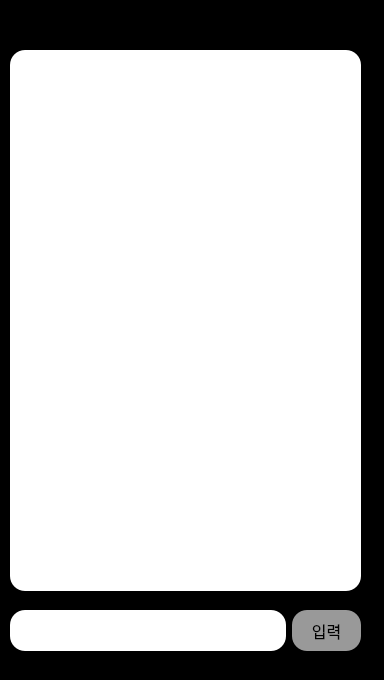
     <widget class="QWidget" name="page_9">
      <property name="styleSheet">
       <string notr="true">background-color: rgb(0, 0, 0);</string>
      </property>
      <widget class="QPushButton" name="Btn_Marcket_Back_5">
       <property name="geometry">
        <rect>
         <x>0</x>
         <y>0</y>
         <width>50</width>
         <height>50</height>
        </rect>
       </property>
       <property name="styleSheet">
        <string notr="true">border-image: url(:/Image/Back_White.png);</string>
       </property>
       <property name="text">
        <string/>
       </property>
       <property name="iconSize">
        <size>
         <width>50</width>
         <height>50</height>
        </size>
       </property>
       <property name="flat">
        <bool>true</bool>
       </property>
      </widget>
      <widget class="QLabel" name="label_20">
       <property name="geometry">
        <rect>
         <x>0</x>
         <y>40</y>
         <width>375</width>
         <height>631</height>
        </rect>
       </property>
       <property name="styleSheet">
        <string notr="true">background-color: rgb(0, 0, 0);
border-radius:10px;
</string>
       </property>
       <property name="text">
        <string/>
       </property>
      </widget>
      <widget class="QWidget" name="layoutWidget">
       <property name="geometry">
        <rect>
         <x>10</x>
         <y>610</y>
         <width>351</width>
         <height>41</height>
        </rect>
       </property>
       <layout class="QHBoxLayout" name="horizontalLayout_14" stretch="8,2">
        <item>
         <widget class="QLineEdit" name="LEInputMSG">
          <property name="sizePolicy">
           <sizepolicy hsizetype="Expanding" vsizetype="Expanding">
            <horstretch>0</horstretch>
            <verstretch>0</verstretch>
           </sizepolicy>
          </property>
          <property name="font">
           <font>
            <pointsize>12</pointsize>
           </font>
          </property>
          <property name="styleSheet">
           <string notr="true">border-radius:15px;
background-color: rgb(255, 255, 255);</string>
          </property>
         </widget>
        </item>
        <item>
         <widget class="QPushButton" name="BtnInput">
          <property name="sizePolicy">
           <sizepolicy hsizetype="Minimum" vsizetype="Expanding">
            <horstretch>0</horstretch>
            <verstretch>0</verstretch>
           </sizepolicy>
          </property>
          <property name="font">
           <font>
            <pointsize>12</pointsize>
           </font>
          </property>
          <property name="styleSheet">
           <string notr="true">border-radius:15px;
background-color: rgb(153, 153, 153);
color: rgb(0, 0, 0);</string>
          </property>
          <property name="text">
           <string>입력</string>
          </property>
         </widget>
        </item>
       </layout>
      </widget>
      <widget class="QListWidget" name="LWQuestion">
       <property name="geometry">
        <rect>
         <x>10</x>
         <y>50</y>
         <width>351</width>
         <height>541</height>
        </rect>
       </property>
       <property name="font">
        <font>
         <pointsize>12</pointsize>
         <bold>true</bold>
        </font>
       </property>
       <property name="styleSheet">
        <string notr="true">border-radius:15px;
background-color: rgb(255, 255, 255);</string>
       </property>
       <property name="horizontalScrollBarPolicy">
        <enum>Qt::ScrollBarAlwaysOff</enum>
       </property>
       <property name="editTriggers">
        <set>QAbstractItemView::NoEditTriggers</set>
       </property>
       <property name="selectionMode">
        <enum>QAbstractItemView::NoSelection</enum>
       </property>
       <property name="verticalScrollMode">
        <enum>QAbstractItemView::ScrollPerPixel</enum>
       </property>
       <property name="wordWrap">
        <bool>true</bool>
       </property>
      </widget>
     </widget>
